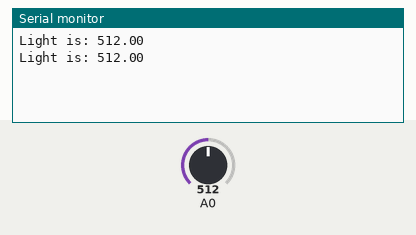
Bench run of a sketch on a simulated ESP8266 (NodeMCU). On the bench: the last lines printed to the serial monitor. The test bench sets the inputs (shaded band); at power-on: A0 = 512.

Above: at 1.8 s.
1.9 s: A0 set to 716
At 2.7 s:
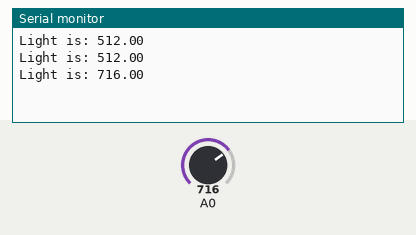
3.4 s: A0 set to 900
At 4.8 s:
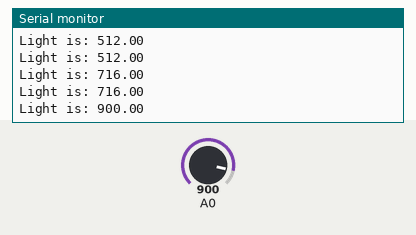
Timing chart, 0 to 6.4 s (numbered marks = the images above; inputs shaded):
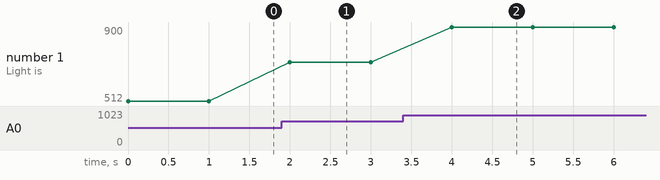

The sketch:

ldr.ino
```cpp
void setup() {
  Serial.begin(115200);
}

void loop() {
  double sensorValue = analogRead(A0);
  Serial.print("Light is: ");
  Serial.println(sensorValue);
  delay(1000);
}
```

Measured:
- after the input at 1.9 s, the serial monitor: prints a new line after 0.10 s (image 1)
- after the input at 3.4 s, the serial monitor: prints a new line after 0.60 s (image 2)
- plotted number 1: 512 → 716 after the input at 1.9 s, 716 → 900 after the input at 3.4 s
